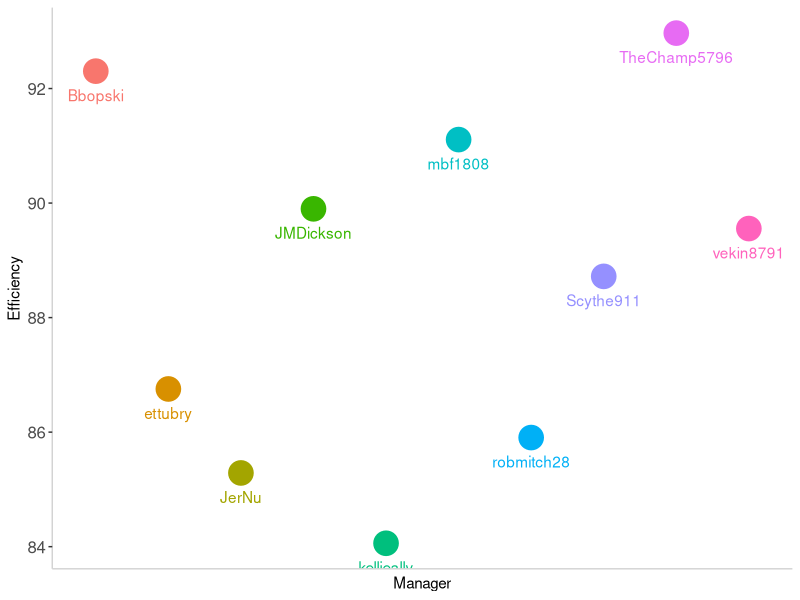
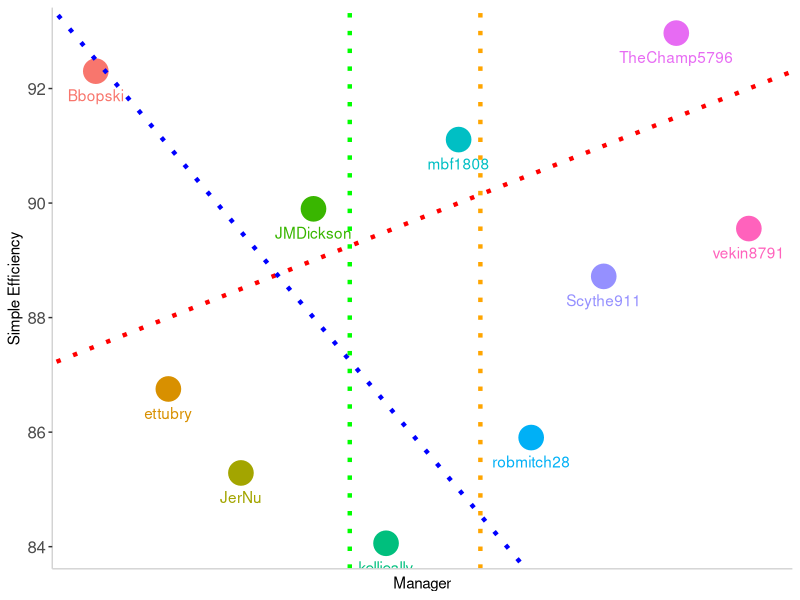
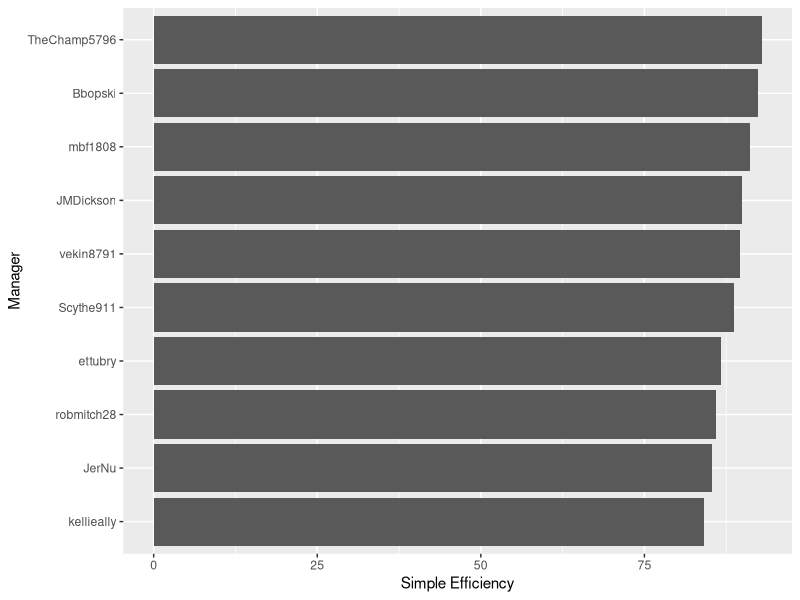
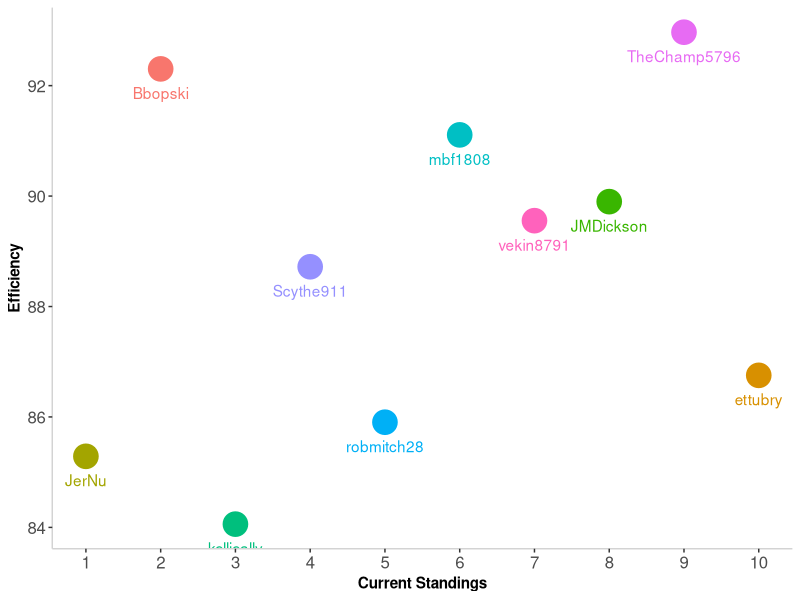
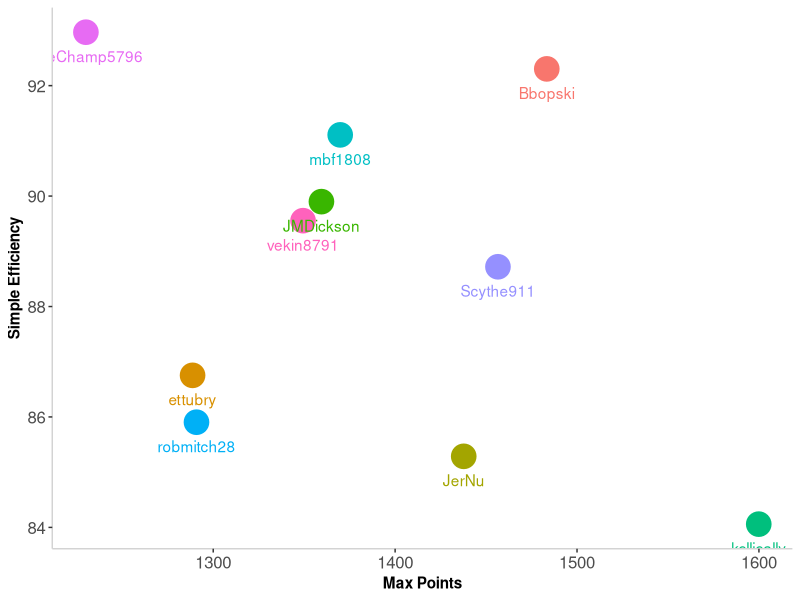
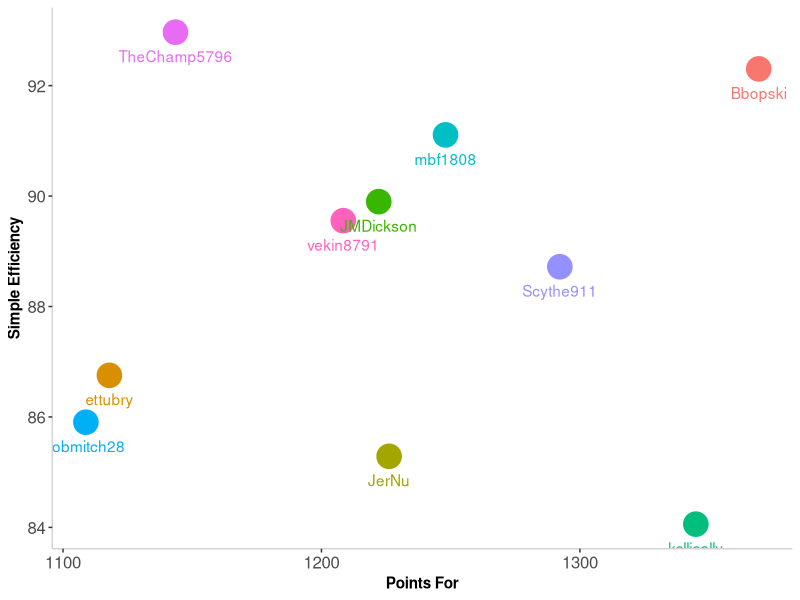
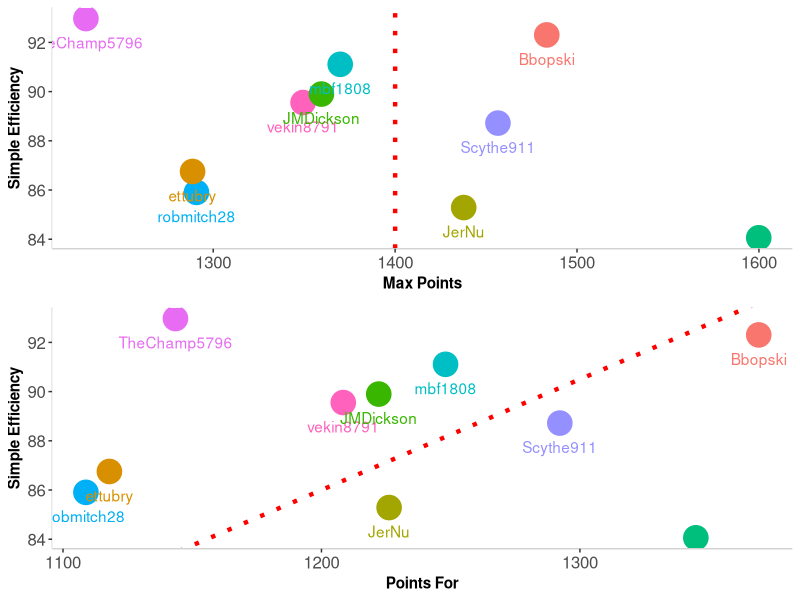

Recreate these plots in R, in order. (Note: this script raises an error after producing the figures.)
## ---- chunk 1
knitr::opts_chunk$set(echo = FALSE)
knitr::opts_chunk$set(warning = FALSE, message = FALSE)
library(ggplot2)
library(tidyverse)
library(egg)
library(purrr)
library(jsonlite)
library(kableExtra)
## ---- chunk 2
# read in data
simple.dat <- read.csv('data/simple_efficiency_data.csv', header = T, stringsAsFactors = T)
# plot
ggplot(simple.dat, aes(x = Manager, y = Simple.Efficiency, color = Manager, label = Manager)) +
  geom_point(size = 8) +
  geom_text(vjust = 2.5) +
  ylab("Efficiency") +
  theme(panel.background = element_rect(fill = 'white'),
        panel.grid = element_blank(),
        axis.line = element_line(color = 'lightgray'),
        axis.text.x=element_blank(),
        axis.ticks.x=element_blank(),
        axis.text = element_text(size = rel(1.1)),
        legend.position = 'none')
## ---- chunk 3
ggplot(simple.dat, aes(x = Manager, y = Simple.Efficiency, color = Manager, label = Manager)) +
  geom_point(size = 8) +
  geom_text(vjust = 2.5) +
  geom_abline(intercept = 87, slope = .5, color = 'red', size = 1.5, linetype = 'dotted') +
  geom_abline(intercept = 94, slope = -1.5, color = 'blue', size = 1.5, linetype = 'dotted') +
  geom_vline(xintercept = 4.5, color = 'green', size = 1.5, linetype = 'dotted') +
  geom_vline(xintercept = 6.3, color = 'orange', size = 1.5, linetype = 'dotted') +
  ylab("Simple Efficiency") +
  theme(panel.background = element_rect(fill = 'white'),
        panel.grid = element_blank(),
        axis.line = element_line(color = 'lightgray'),
        axis.text.x=element_blank(),
        axis.ticks.x=element_blank(),
        axis.text = element_text(size = rel(1.1)),
        legend.position = 'none')
## ---- chunk 4
# plot
simple.dat %>%
  mutate(Manager = fct_reorder(Manager, Simple.Efficiency)) %>%
  ggplot(aes(x= Manager, y=Simple.Efficiency), color = Manager) +
  geom_bar(stat = 'identity') +
  coord_flip() +
  ylab("Simple Efficiency")
## ---- chunk 5
# plot
ggplot(simple.dat, aes(x = Rank, y = Simple.Efficiency, color = Manager, label = Manager)) +
  geom_point(size = 8) +
  geom_text(vjust = 2.5) +
  scale_x_continuous(breaks = seq(1, 10, 1)) +
  ylab("Efficiency") +
  xlab("Current Standings") +
  theme(panel.background = element_rect(fill = 'white'),
        panel.grid = element_blank(),
        axis.line = element_line(color = 'lightgray'),
        axis.title.x = element_text(face = 'bold'),
        axis.title.y = element_text(face = 'bold'),
        axis.text = element_text(size = rel(1.1)),
        legend.position = 'none')
## ---- chunk 6
ggplot(simple.dat, aes(x = Max.Points, y = Simple.Efficiency, color = Manager, label = Manager)) +
  geom_point(size = 8) +
  geom_text(vjust = 2.5) +
  ylab("Simple Efficiency") +
  xlab("Max Points") +
  theme(panel.background = element_rect(fill = 'white'),
        panel.grid = element_blank(),
        axis.line = element_line(color = 'lightgray'),
        axis.title.x = element_text(face = 'bold'),
        axis.title.y = element_text(face = 'bold'),
        axis.text = element_text(size = rel(1.1)),
        legend.position = 'none')
ggplot(simple.dat, aes(x = Points.For, y = Simple.Efficiency, color = Manager, label = Manager)) +
  geom_point(size = 8) +
  geom_text(vjust = 2.5) +
  ylab("Simple Efficiency") +
  xlab("Points For") +
  theme(panel.background = element_rect(fill = 'white'),
        panel.grid = element_blank(),
        axis.line = element_line(color = 'lightgray'),
        axis.title.x = element_text(face = 'bold'),
        axis.title.y = element_text(face = 'bold'),
        axis.text = element_text(size = rel(1.1)),
        legend.position = 'none')

## ---- chunk 7
mp <- ggplot(simple.dat, aes(x = Max.Points, y = Simple.Efficiency, color = Manager, label = Manager)) +
  geom_point(size = 8) +
  geom_text(vjust = 2.5) +
  geom_vline(xintercept = 1400, color = 'red', size = 1.5, linetype = 'dotted') +  
  ylab("Simple Efficiency") +
  xlab("Max Points") +
  theme(panel.background = element_rect(fill = 'white'),
        panel.grid = element_blank(),
        axis.line = element_line(color = 'lightgray'),
        axis.title.x = element_text(face = 'bold'),
        axis.title.y = element_text(face = 'bold'),
        axis.text = element_text(size = rel(1.1)),
        legend.position = 'none')

pf <- ggplot(simple.dat, aes(x = Points.For, y = Simple.Efficiency, color = Manager, label = Manager)) +
  geom_point(size = 8) +
  geom_text(vjust = 2.5) +
  geom_abline(intercept = 32, slope = .045, size = 1.5, color = 'red', linetype = 'dotted') +
  ylab("Simple Efficiency") +
  xlab("Points For") +
  theme(panel.background = element_rect(fill = 'white'),
        panel.grid = element_blank(),
        axis.line = element_line(color = 'lightgray'),
        axis.title.x = element_text(face = 'bold'),
        axis.title.y = element_text(face = 'bold'),
        axis.text = element_text(size = rel(1.1)),
        legend.position = 'none')

ggarrange(mp, pf,
          nrow = 2,
          ncol = 1)
## ---- chunk 8
# read in data
# data are acquired by week as json files, all stored in the working directory; list all files to be read and then bind them into a large matrix
dat_folder <- "data"
to_read <- list.files("data",".json")
all_weeks <- do.call(rbind, Map('cbind',
                  lapply(to_read, function(x) {
                  raw_dat <- read_json(paste(dat_folder, x, sep = '/'))
                                  single_week <- as.data.frame(do.call(rbind, raw_dat)) %>%
                                  select(-custom_points) %>%
                                  pivot_longer(cols = everything()) %>% #because columns are of unequal length (each roster will have only 9 starters, but more players), need to pivot longer and then back to wider to fill in lengths to max number of players on any given roster with NAs
                                  mutate(value = lapply(value, 'length<-', max(lengths(value)))) %>%
                                  pivot_wider(names_from = name, values_from = value) %>%
                                  unnest() %>%
                                  unnest_longer(c(starters_points, starters, roster_id, points, players_points, players, matchup_id))
}), filename = to_read)) %>%
  relocate(filename, .before = 'starters_points') %>%
  mutate(filename = str_sub(filename, 5, 6)) %>%  #grab week number from filename
  rename(week = filename) %>%
  fill(roster_id,
       matchup_id)

# roster ids correspond to managers; I ended up needing to match these manually because I couldn't find that info in the sleeper API
all_weeks <- all_weeks %>%
  mutate(roster_id = case_when(roster_id == 1 ~ 'bbposki',
                               roster_id == 2 ~ 'kellieally',
                               roster_id == 3 ~ 'vekin8791',
                               roster_id == 4 ~ 'mbf1808',
                               roster_id == 5 ~ 'robmitch28',
                               roster_id == 6 ~ 'JerNu',
                               roster_id == 7 ~ 'JMDickson',
                               roster_id == 8 ~ 'ettubry',
                               roster_id == 9 ~ 'Scythe911',
                               TRUE ~ 'TheChamp5796'))


  # fill in player ids and positional information, which will be needed to determine max points

# call to update player info if necessary; otherwise version from 11/27 is stored in working directory
#url_json <- "https://api.sleeper.app/v1/players/nfl"

#raw_players_json <- url_json %>% 
  #httr::GET() %>% 
  #httr::content()

raw_players_json <- read_json('data/Player Data/raw_players_json.json')


# if call is re-run, may need to update these indices:
player_names <- tibble(map(raw_players_json, pluck, 30)) 
player_ids <- tibble(map(raw_players_json, pluck, 45))
player_positions <- tibble(map(raw_players_json, pluck, 8))

# manually set colnames after plucking data from json
col_names <- c('name', 'id', 'position')

player_info <- cbind(player_names, player_ids, player_positions) %>%
  setNames(col_names) %>% 
  unnest(name) %>%
  unnest(id) %>%
  unnest(position) %>%
  unnest(position)

# prep all_weeks df for join
all_weeks <- all_weeks %>%
  select(-players_points_id) %>%
  rename(id = players)

# add player_info to all_weeks
all_weeks <- left_join(all_weeks, player_info, by = 'id')

# add DEF position to position column
all_weeks <- all_weeks %>%
  mutate(position = case_when(is.na(position) ~ 'DEF',
                              TRUE ~ position))

# computing win-loss record
current_record <- all_weeks %>%
  rename(manager = roster_id) %>%
  group_by(manager, week, matchup_id) %>%
  summarise(points = sum(points, na.rm = T)) %>%
  arrange(week, matchup_id) %>% 
  group_by(week, matchup_id) %>%
  mutate(win = case_when(points == max(points) ~ 1,
                         TRUE ~ 0)) %>%
  ungroup() %>%
  group_by(manager) %>%
  summarise(wins = sum(win),
            losses = 11 - wins) %>% # change this value based on number of weeks
  pivot_longer(!manager, names_to = 'outcome', values_to = 'count')


current_record %>%
  mutate(manager = fct_reorder2(manager, outcome, count)) %>%
  ggplot(aes(x = manager, y = count, fill = outcome)) +
  geom_bar(position = 'dodge', stat = 'identity') +
  scale_y_continuous('Count', breaks = seq(0, 11, 1)) +
  xlab('Manager') +
  theme(panel.background = element_rect(fill = 'white'),
        panel.grid = element_blank(),
        axis.line = element_line(color = 'lightgray'),
        axis.text.x = element_text(angle = 90, vjust = 0.5, hjust=1),
        axis.text = element_text(size = rel(1.1)))
## ---- chunk 9
# computing max points for each player each week
# work this out based on all_weeks at some point
#max_points <- all_weeks %>%
  #rename(manager = roster_id) %>%
  #select(week, manager, matchup_id, players_points, name, position) %>%
  #group_by(manager, week, matchup_id, position) #%>%
  #slice(which.max(players_points[position == 'QB'])


max_points <- read.csv('data/max_points.csv', header = T, stringsAsFactors = F)

possible_record <- max_points %>%
  group_by(manager) %>%
  summarise(wins = sum(win),
            losses = 11 - wins,
            possible_wins = sum(could_win),
            possible_losses = 11 - possible_wins) %>% # change this value based on number of weeks
  pivot_longer(!manager, names_to = 'outcome', values_to = 'count')


possible_record %>%
  filter(!outcome == 'wins',
         !outcome == 'losses') %>%
  mutate(manager = fct_reorder2(manager, outcome, count)) %>%
  ggplot(aes(x = manager, y = count, fill = outcome)) +
  geom_bar(position = 'dodge', stat = 'identity') +
  scale_y_continuous('Count', breaks = seq(0, 11, 1)) +
  xlab('Manager') +
  theme(panel.background = element_rect(fill = 'white'),
        panel.grid = element_blank(),
        axis.line = element_line(color = 'lightgray'),
        axis.text.x = element_text(angle = 90, vjust = 0.5, hjust=1),
        axis.text = element_text(size = rel(1.1)))

## ---- chunk 10
possible_record %>%
  group_by(manager) %>%
  summarise(difference = sum(count[outcome == 'possible_wins']) - sum(count[outcome == 'wins'])) %>%
  ungroup() %>%
  arrange(desc(difference)) %>%
  kbl() %>%
  kable_material()
## ---- chunk 11

head(all_weeks, 40)
